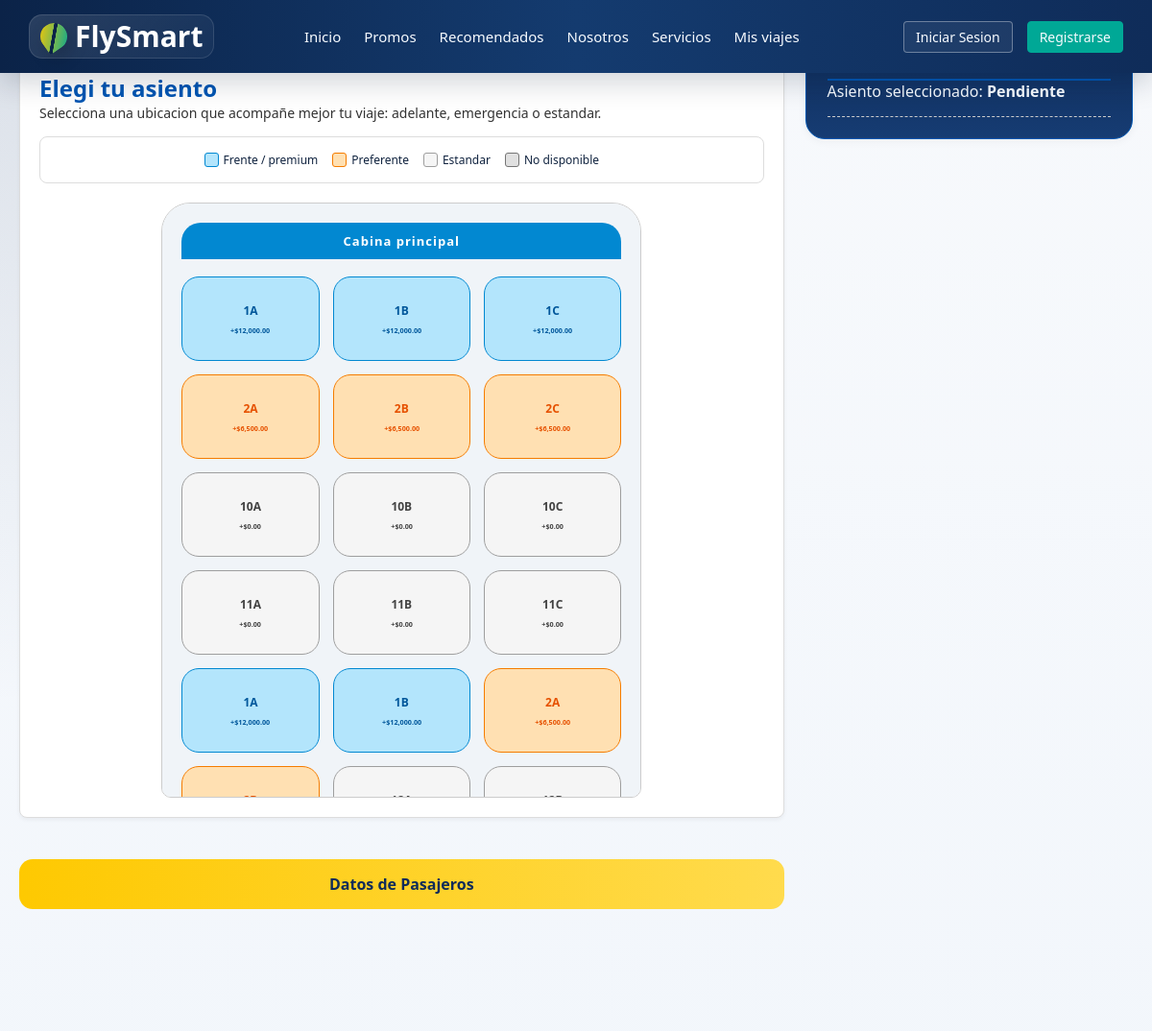
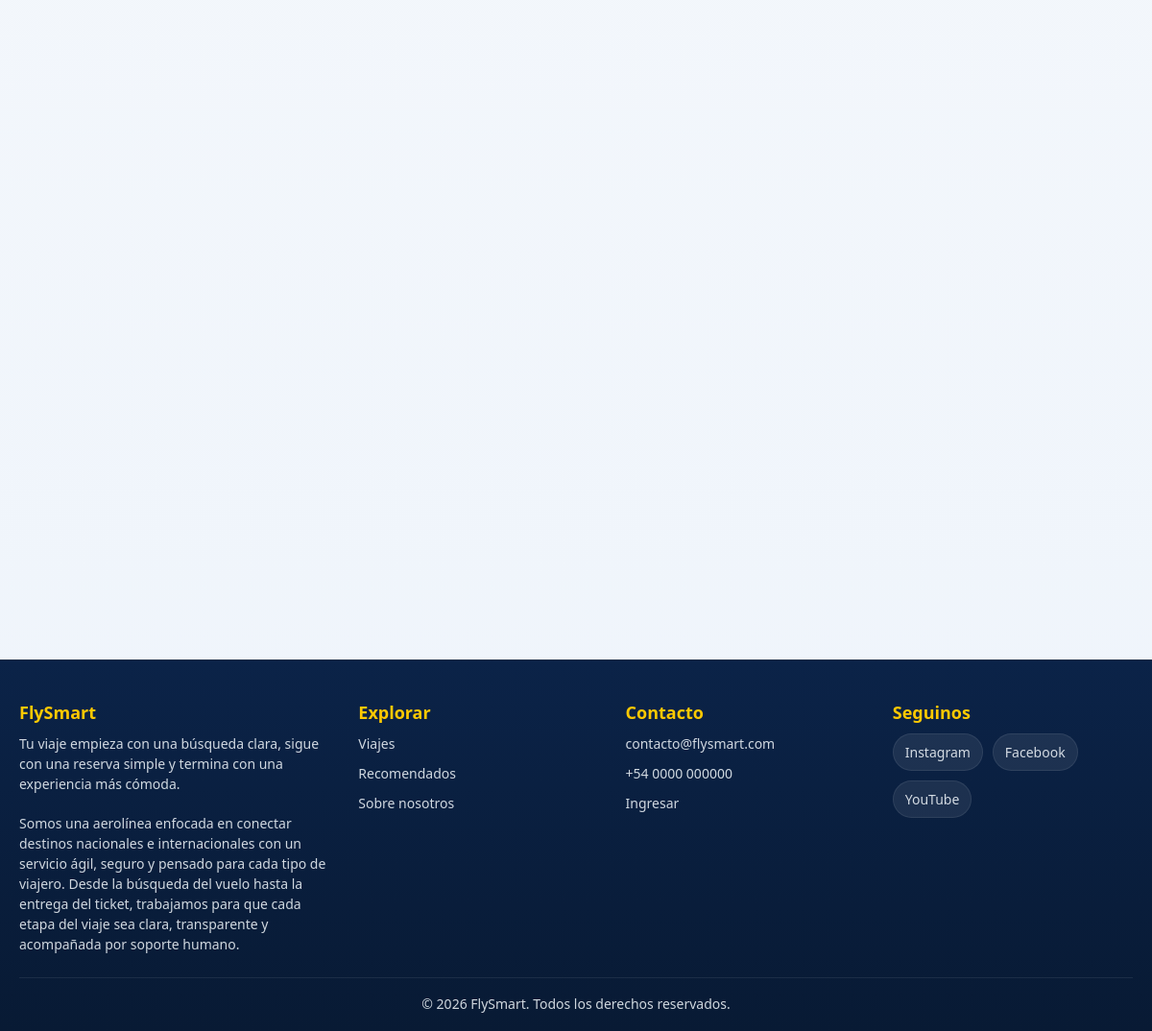
The page /consultas/proceso_compra/asientos.php on the database its author committed (2 pictures, top to bottom).
### tables this page shows
CREATE TABLE IF NOT EXISTS `asientos_avion` (
  `id_asiento_avion` int(11) NOT NULL AUTO_INCREMENT,
  `id_avion` int(11) NOT NULL,
  `numero_asiento` varchar(10) NOT NULL,
  `categoria` varchar(50) NOT NULL,
  `cargo_extra` decimal(10,2) NOT NULL DEFAULT 0.00,
  PRIMARY KEY (`id_asiento_avion`),
  UNIQUE KEY `avion_asiento` (`id_avion`, `numero_asiento`),
  CONSTRAINT `fk_asientos_avion` FOREIGN KEY (`id_avion`) REFERENCES `aviones` (`id_avion`) ON DELETE CASCADE
);

### consultas/proceso_compra/asientos.php (the view, shortened to what this page needs)
<?php
require_once '../../config/conexion.php';
$columnasAsientos = $pdo->query("SHOW COLUMNS FROM asientos_avion")->fetchAll(PDO::FETCH_COLUMN);
$asientosTienenAvion = in_array('id_avion', $columnasAsientos, true);
$idAvion = 0;
if ($asientosTienenAvion && $idAvion > 0) {
    $stmtAsientos = $pdo->prepare("SELECT id_asiento_avion, numero_asiento, categoria, cargo_extra FROM asientos_avion WHERE id_avion = ? ORDER BY id_asiento_avion ASC");
    $stmtAsientos->execute([$idAvion]);
    $asientos = $stmtAsientos->fetchAll();
} else {
    $asientos = $pdo->query("SELECT id_asiento_avion, numero_asiento, categoria, cargo_extra FROM asientos_avion ORDER BY id_asiento_avion ASC LIMIT 120")->fetchAll();
}
$asientosOcupados = [];
include_once '../../includes/header.php';
?>
<form action="pasajeros.php" method="POST">
    <div class="contenedor-asientos">
        <div class="main-content">
            <div class="card">
                <p class="eyebrow">Paso 4</p>
                <h2>Elegi tu asiento</h2>
                <p class="info-pasajeros">Selecciona una ubicacion que acompañe mejor tu viaje: adelante, emergencia o estandar.</p>
                <div class="leyenda-cabina">
                    <span class="leyenda-item"><span class="leyenda-color color-front"></span>Frente / premium</span>
                    <span class="leyenda-item"><span class="leyenda-color color-preferente"></span>Preferente</span>
                    <span class="leyenda-item"><span class="leyenda-color color-estandar"></span>Estandar</span>
                    <span class="leyenda-item"><span class="leyenda-color color-ocupado"></span>No disponible</span>
                </div>
                <div class="cabina-scroll">
                    <div class="cabina-techo">Cabina principal</div>
                    <div class="mapa-asientos">
                        <?php foreach($asientos as $as): ?>
                            <?php
                                $cargo = (float)$as['cargo_extra'];
                                $categoria = $cargo >= 12000 ? 'front' : ($cargo > 0 ? 'preferente' : 'estandar');
                                $ocupado = isset($asientosOcupados[$as['numero_asiento']]);
                            ?>
                            <label class="asiento-box <?= $ocupado ? 'asiento-ocupado' : 'asiento-disponible' ?> asiento-cat-<?=$categoria?>">
                                <strong><?=$as['numero_asiento']?></strong>
                                <span class="precio-tag"><?= $ocupado ? 'Ocupado' : '+$' . number_format($cargo, 2) ?></span>
                            </label>
                        <?php endforeach; ?>
                    </div>
                </div>
            </div>
            <button type="submit" class="btn-continuar">Datos de Pasajeros</button>
        </div>
        <aside class="sidebar-resumen">
            <h3>Resumen de cabina</h3>
            <p>Asiento seleccionado: <span class="destacado">pendiente</span></p>
            <hr class="separador">
        </aside>
    </div>
</form>
<?php include_once '../../includes/footer.php'; ?>
</body>
</html>

### css/estilos.css (style rules this page uses)
* { box-sizing: border-box; margin: 0; padding: 0; font-family: "Aptos", "Segoe UI", "Trebuchet MS", Arial, sans-serif; }
html { width: 100%; min-height: 100%; background: #081a34; }
body { width: 100%; min-height: 100vh; overflow-x: hidden; background-color: var(--light-bg); color: var(--dark-text); padding: 0; margin: 0; }
.main-content { flex: 3; }
.sidebar-resumen { flex: 1; background: white; padding: 20px; border-radius: 8px; box-shadow: 0 2px 10px rgba(0,0,0,0.05); height: fit-content; }
.card { background: white; padding: 25px; border-radius: 8px; box-shadow: 0 2px 10px rgba(0,0,0,0.05); margin-bottom: 20px; }
.mapa-asientos { display: grid; grid-template-columns: repeat(3, 50px) 20px repeat(3, 50px); gap: 10px; justify-content: center; margin-top: 20px; }
body { font-family: "Aptos", "Segoe UI", "Trebuchet MS", Arial, sans-serif; background: radial-gradient(circle at top left, rgba(15, 44, 89, 0.12), transparent 30%), linear-gradient(180deg, #f7f9fc 0%, #eef4fb 100%); color: #10233f; }
.service-card, .card, .trip-card, .travel-card, .about-panel { border: 1px solid rgba(15, 44, 89, 0.08); box-shadow: 0 18px 45px rgba(15, 44, 89, 0.08); border-radius: 20px; background: rgba(255, 255, 255, 0.94); }
.card { padding: 28px; }
.eyebrow { display: inline-flex; align-items: center; gap: 8px; text-transform: uppercase; letter-spacing: 0.12em; font-size: 11px; color: #0d7fd4; font-weight: 800; margin-bottom: 10px; }
html, body { min-height: 100%; }
body { min-height: 100vh; display: flex; flex-direction: column; }
* { margin: 0; padding: 0; box-sizing: border-box; }

### rows shown on the page
asientos_avion: numero_asiento "1A", cargo_extra "12,000.00"
asientos_avion: numero_asiento "1B", cargo_extra "12,000.00"
asientos_avion: numero_asiento "1C", cargo_extra "12,000.00"
asientos_avion: numero_asiento "2A", cargo_extra "6,500.00"
asientos_avion: numero_asiento "2B", cargo_extra "6,500.00"
asientos_avion: numero_asiento "2C", cargo_extra "6,500.00"
asientos_avion: numero_asiento "10A", cargo_extra "0.00"
asientos_avion: numero_asiento "10B", cargo_extra "0.00"
asientos_avion: numero_asiento "10C", cargo_extra "0.00"
asientos_avion: numero_asiento "11A", cargo_extra "0.00"
asientos_avion: numero_asiento "11B", cargo_extra "0.00"
asientos_avion: numero_asiento "11C", cargo_extra "0.00"
asientos_avion: numero_asiento "1A", cargo_extra "12,000.00"
asientos_avion: numero_asiento "1B", cargo_extra "12,000.00"
asientos_avion: numero_asiento "2A", cargo_extra "6,500.00"
